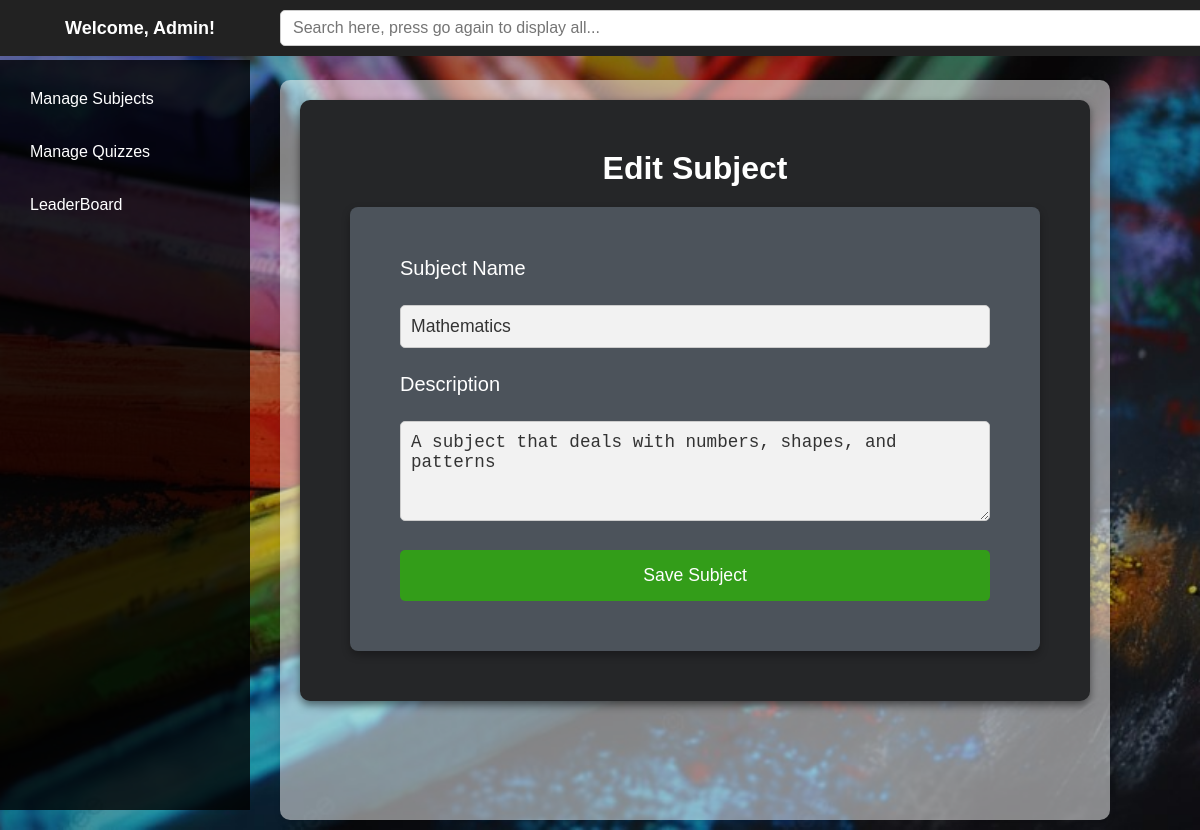
/admin/edit_subject/1 (signed in), run on the app's committed database.
### tables this page shows
CREATE TABLE subject (
            id INTEGER PRIMARY KEY AUTOINCREMENT,
            name TEXT NOT NULL,
            description TEXT
        );

### controllers/admin.py (the view, shortened to what this page needs)
@admin_bp.route('/admin/edit_subject/<int:subject_id>', methods=['GET', 'POST'])
@login_required(role='admin')
def edit_subject(subject_id):
    conn = sqlite3.connect(DATABASE)
    cursor = conn.cursor()
    cursor.execute('SELECT name, description FROM subject WHERE id = ?', (subject_id,))
    subject = cursor.fetchone()
    conn.close()
    if not subject:
        return "Subject not found", 404
    return render_template('edit_sub.html', subject=subject, subject_id=subject_id)

### controllers/admin.py (called while the page is built)
def login_required(role=None):
    def decorator(f):
        @wraps(f)
        def decorated_function(*args, **kwargs):
            if 'user_id' not in session:
                return redirect(url_for('admin.login'))  # Redirect to login if not logged in
            if role and session.get('role') != role:
                return redirect(url_for('admin.login'))  # Redirect if user doesn't have the correct role
            return f(*args, **kwargs)
        return decorated_function
    return decorator

### templates/edit_sub.html (shortened to what this page needs)
{% extends 'admin_base.html' %}
{% block page_content %}
<div class="edit-subject-page">
    <div class="edit-subject-content">
        <h2>Edit Subject</h2>
        <form method="POST" class="edit-subject-form">
            <div>
                <label for="subject_name" style="font-size:20px;">Subject Name</label>
                <input type="text" id="subject_name" name="subject_name" placeholder="Enter subject name" value="{{ subject[0] }}" required>
            </div>
            <div>
                <label for="description" style="font-size:20px;">Description</label>
                <textarea id="description" name="description" placeholder="Enter subject description" required>{{ subject[1] }}</textarea>
            </div>
            <button type="submit" class="btn btn-primary">Save Subject</button>
        </form>
    </div>
</div>
{% endblock %}

### static/css/style.css (style rules this page uses)
* { margin: 0; padding: 0; box-sizing: border-box; }
body { font-family: "Comic Sans MS", "Chalkboard", sans-serif; background: url('../images/chlkbrd41.jpg') no-repeat center center fixed; background-size: cover; color: #ffffff; }
html, body { overflow: auto; height: 100%; }
html { scrollbar-width: none; -ms-overflow-style: none; }
.btn { padding: 6px 12px; border: none; border-radius: 5px; font-size: 1rem; color: white; text-decoration: none; cursor: pointer; transition: background-color 0.3s ease; }
.edit-subject-page { padding: 50px; background: #252628; border-radius: 10px; color: white; max-width: 800px; margin: 0 auto; box-shadow: 0 4px 8px rgba(0, 0, 0, 0.5); }
.edit-subject-content h2 { font-size: 2rem; color: #ffffff; text-align: center; margin-bottom: 20px; }
.edit-subject-form { background-color: #4c535b; padding: 50px; border-radius: 8px; box-shadow: 0 4px 8px rgba(0, 0, 0, 0.3); }
.edit-subject-form input, .edit-subject-form textarea { width: 100%; padding: 10px; margin: 25px 0; background-color: #f2f2f2; border: 1px solid #ccc; border-radius: 5px; color: #333; font-size: 1.1rem; }
.edit-subject-form textarea { height: 100px; }
.edit-subject-form button { background-color: #339d19; color: white; padding: 15px 20px; border: none; border-radius: 5px; font-size: 1.1rem; cursor: pointer; width: 100%; transition: background-color 0.3s ease; }

### data on the page
subject: subject_name "Mathematics", description "A subject that deals with numbers, shapes, and patterns"
